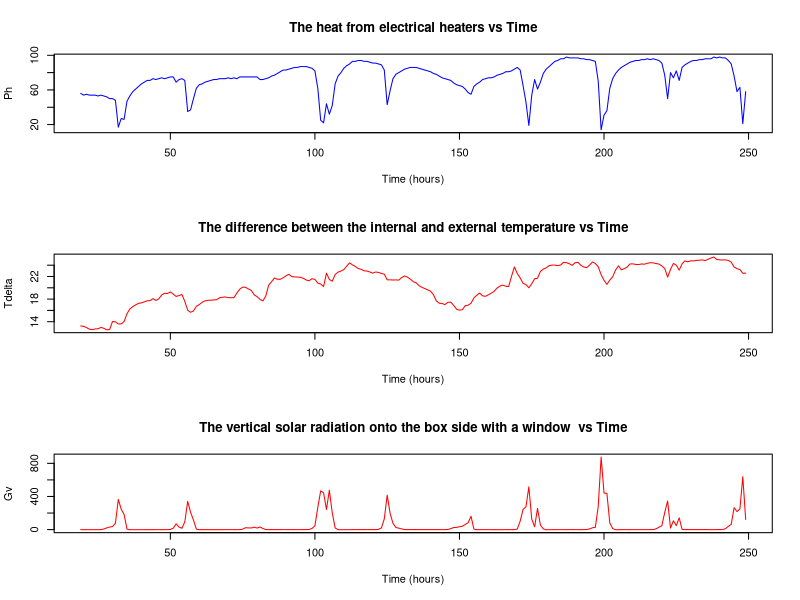
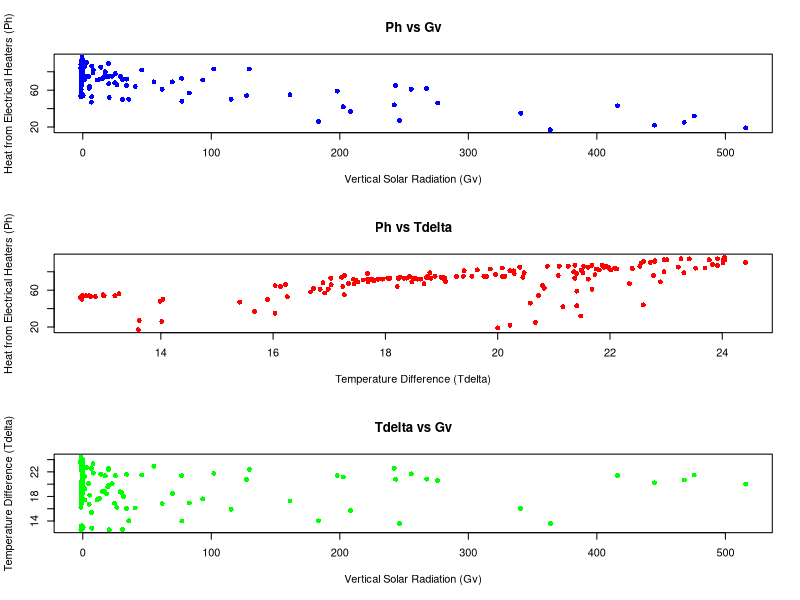
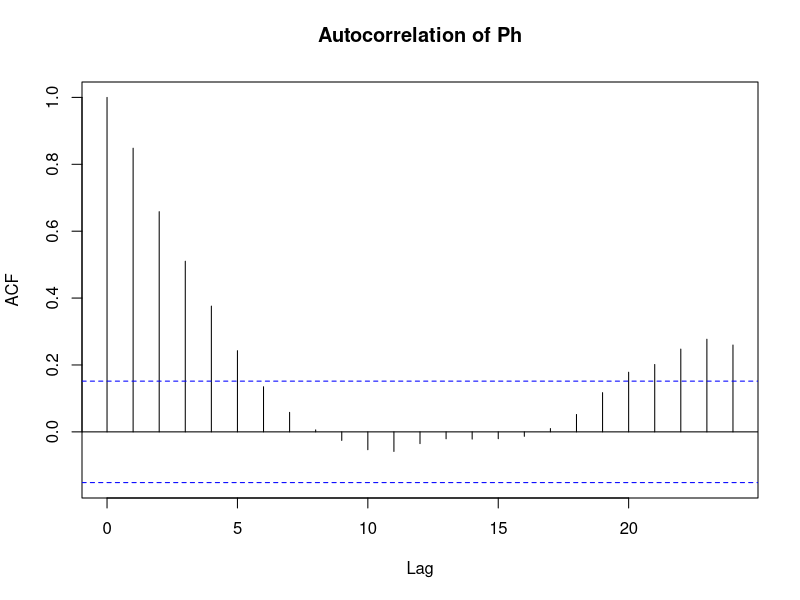
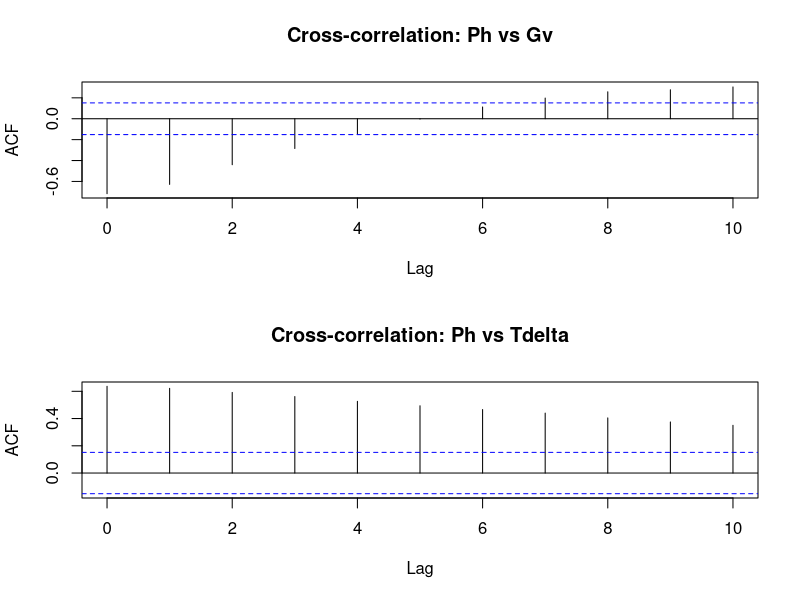
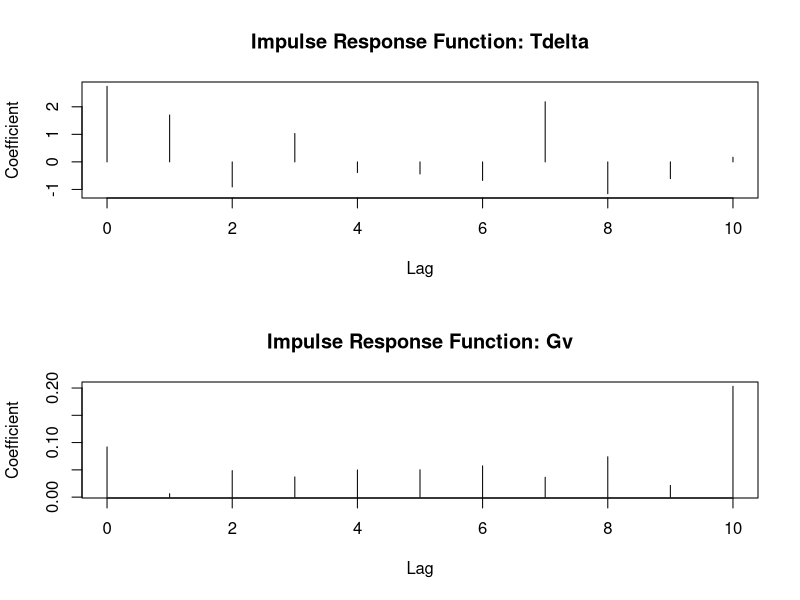
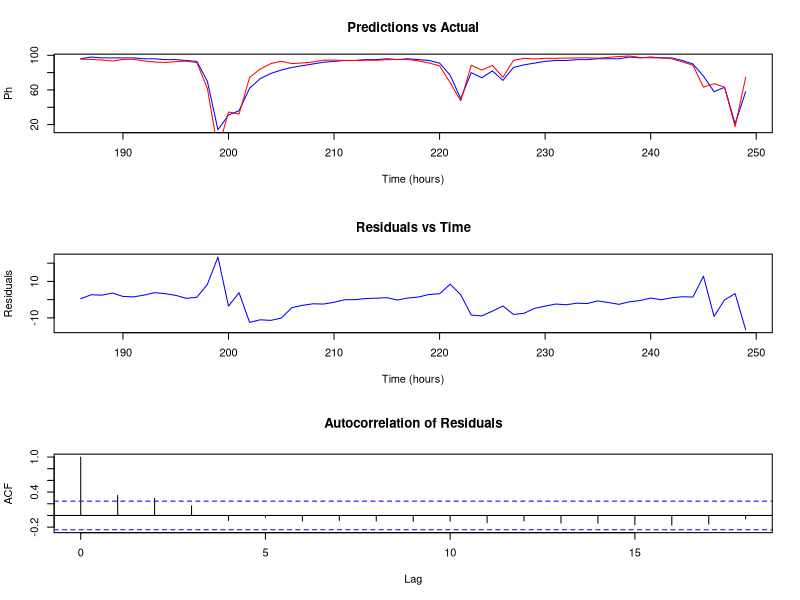
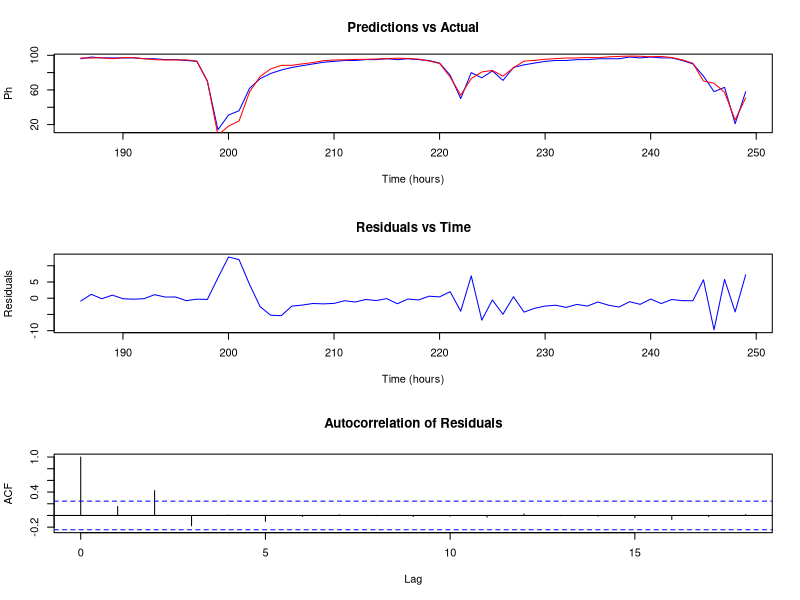
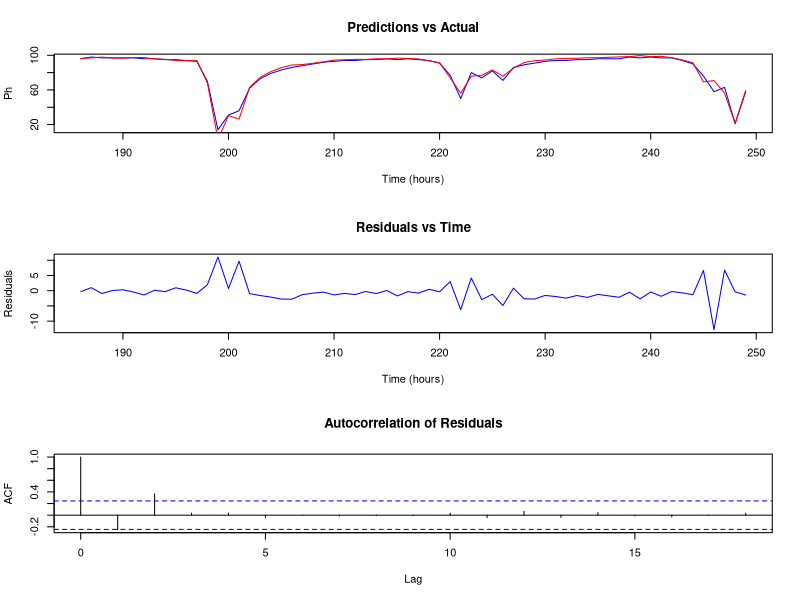

The R source for these figures, in order:
data <- read.csv("assignment3/box_data_60min.csv")

#3.1
par(mfrow = c(3, 1))
plot(data$thour, data$Ph, type = "l", col = "blue", xlab = "Time (hours)", ylab = "Ph", main = "The heat from electrical heaters vs Time")
plot(data$thour, data$Tdelta, type = "l", col = "red", xlab = "Time (hours)", ylab = "Tdelta", main ="The difference between the internal and external temperature vs Time")
plot(data$thour, data$Gv, type = "l", col = "red", xlab = "Time (hours)", ylab = "Gv", main = "The vertical solar radiation onto the box side with a window  vs Time")
#By looking at the plots it seems that there are some dependencies between the Ph and Gv variables.
#In particular, the Ph variable seems to be negatively affected by the Gv variable.

#3.2
end_of_training <- as.POSIXct("2013-02-06 00:00:00")
#split the data into training and test sets
train <- data[data$tdate <= end_of_training, ]
test <- data[data$tdate > end_of_training, ]

nrow(train) 
nrow(test) 
#3.3
#investigate relationship between the variables with plots
# 1. Basic scatter plots to investigate relationships between Ph and other variables
par(mfrow = c(3, 1))
plot(train$Gv, train$Ph, xlab = "Vertical Solar Radiation (Gv)", ylab = "Heat from Electrical Heaters (Ph)", 
     main = "Ph vs Gv", col = "blue", pch = 16)
plot(train$Tdelta, train$Ph, xlab = "Temperature Difference (Tdelta)", ylab = "Heat from Electrical Heaters (Ph)", 
     main = "Ph vs Tdelta", col = "red", pch = 16)
plot(train$Gv, train$Tdelta, xlab = "Vertical Solar Radiation (Gv)", ylab = "Temperature Difference (Tdelta)",
     main = "Tdelta vs Gv", col = "green", pch = 16)
 
# 2. Auto-correlation of Ph to examine temporal dependencies
par(mfrow = c(1, 1))
acf(train$Ph, lag.max = 24, main = "Autocorrelation of Ph")
#it looks like the Ph variable is very dependent of the previous values
# 3. Cross-correlation between Ph and other variables
par(mfrow = c(2, 1))
ccf(train$Ph, train$Gv, main = "Cross-correlation: Ph vs Gv", , xlim = c(0, 10))
ccf(train$Ph, train$Tdelta, main = "Cross-correlation: Ph vs Tdelta", , xlim = c(0, 10))
#the ccf doesnt say much because the data is not just white noise

#3.4
formula_delta <- "Ph ~ 0 + Tdelta.l0 + Tdelta.l1 + Tdelta.l2 + Tdelta.l3 + 
Tdelta.l4 + Tdelta.l5 + Tdelta.l6 + Tdelta.l7 + Tdelta.l8 + Tdelta.l9 + Tdelta.l10"

formula_gv <- "Ph ~ 0 + Gv.l0 + Gv.l1 + Gv.l2 + Gv.l3 +
Gv.l4 + Gv.l5 + Gv.l6 + Gv.l7 + Gv.l8 + Gv.l9 + Gv.l10"

par(mfrow = c(2, 1))
model <- lm(formula_delta, data = train)
summary(model)

plot(0:10, model$coefficients, type = "h", xlab = "Lag", ylab = "Coefficient", 
     main = "Impulse Response Function: Tdelta")
model_gv <- lm(formula_gv, data = train)

summary(model_gv)
plot(0:10, model_gv$coefficients, type = "h", xlab = "Lag", ylab = "Coefficient", 
     main = "Impulse Response Function: Gv")
 
 #3.5
model_full <- lm(Ph ~ 0+ Tdelta + Gv, data = train)
summary(model_full)
#one step prediction
predictions <- predict(model_full, newdata = test)
#plot the predictions
par(mfrow = c(3, 1))
plot(test$thour, test$Ph, type = "l", col = "blue", xlab = "Time (hours)", ylab = "Ph", main = "Predictions vs Actual")
lines(test$thour, predictions, col = "red")

residuals <- test$Ph - predictions
plot(test$thour, residuals, type = "l", col = "blue", xlab = "Time (hours)", ylab = "Residuals", main = "Residuals vs Time")
acf(residuals, main = "Autocorrelation of Residuals")

#3.6
# 1. Fit a linear regression model with Tdelta and Gv as predictors
model_full <- lm(Ph ~ 0 + Ph.l1 + Tdelta + Gv, data = train)
summary(model_full)
# 2. One-step prediction
predictions <- predict(model_full, newdata = test)
# 3. Plot the predictions
par(mfrow = c(3, 1))
plot(test$thour, test$Ph, type = "l", col = "blue", xlab = "Time (hours)", ylab = "Ph", main = "Predictions vs Actual")
lines(test$thour, predictions, col = "red")
# 4. Residuals
residuals <- test$Ph - predictions
# 5. Plot the residuals
plot(test$thour, residuals, type = "l", col = "blue", xlab = "Time (hours)", ylab = "Residuals", main = "Residuals vs Time")
# 6. ACF and CCF of residuals
acf(residuals, main = "Autocorrelation of Residuals")

#3.7
model_full <- lm(Ph ~ 0+ Ph.l1 + Ph.l2 +Tdelta +Tdelta.l1 + Gv + Gv.l1, data = train)
summary(model_full)
# 2. One-step prediction
predictions <- predict(model_full, newdata = test)
# 3. Plot the predictions
par(mfrow = c(3, 1))     
plot(test$thour, test$Ph, type = "l", col = "blue", xlab = "Time (hours)", ylab = "Ph", main = "Predictions vs Actual")
lines(test$thour, predictions, col = "red")
# 4. Residuals
residuals <- test$Ph - predictions
# 5. Plot the residuals  
plot(test$thour, residuals, type = "l", col = "blue", xlab = "Time (hours)", ylab = "Residuals", main = "Residuals vs Time")
# 6. ACF and CCF of residuals
acf(residuals, main = "Autocorrelation of Residuals")

